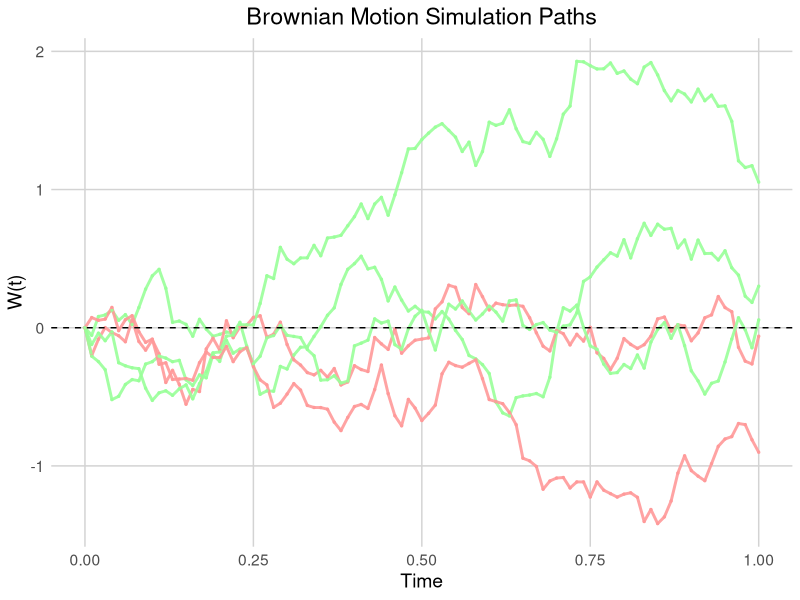

This chart was generated by the following R code:
library(ggplot2)
library(dplyr)

simulate_multiple_brownian_motions <- function(T, n, num_paths) {
  all_paths <- data.frame()  # Initialize an empty data frame to store all paths
  
  for (i in 1:num_paths) {
    increments <- rnorm(n, mean = 0, sd = sqrt(T / n))  # Generate random increments
    W <- cumsum(c(0, increments))  # Create the Brownian motion path by cumulative sum
    time <- seq(0, T, length.out = n + 1)  # Create a time vector
    path_data <- data.frame(time = time, W = W, path = factor(i))  # Store time, W, and path ID
    all_paths <- rbind(all_paths, path_data)  # Combine paths into a single data frame
  }
  
  return(all_paths)  # Return the complete data frame of paths
}

T <- 1.0  
n <- 100  
num_paths <- 5  

# Simulate multiple Brownian motion paths
brownian_data <- simulate_multiple_brownian_motions(T, n, num_paths)

# Assign colors based on the final value of each path
colors <- sapply(1:num_paths, function(i) {
  final_value <- brownian_data %>%
    filter(path == i) %>%
    summarize(final_W = last(W)) %>%
    pull(final_W)  # Get the last value of the path
  
  # Choose color based on whether the final value is positive or negative
  if (final_value > 0) {
    return(rgb(0.6, 1, 0.6, alpha = 0.9))  # Light green for paths ending above 0
  } else {
    return(rgb(1, 0.6, 0.6, alpha = 0.9))  # Light red for paths ending below 0
  }
})

# Plot the Brownian motion paths with conditional colors
ggplot(brownian_data, aes(x = time, y = W, color = path)) +
  geom_line(size = 1) +  # Draw lines for the paths
  geom_point(size = 0.5) +  # Add points to the paths
  scale_color_manual(values = colors) +  # Set colors for the paths
  theme_minimal() +
  labs(title = "Brownian Motion Simulation Paths", x = "Time", y = "W(t)") +
  theme(text = element_text(size = 14),
        plot.title = element_text(hjust = 0.5),
        panel.grid.major = element_line(color = "lightgrey"),
        panel.grid.minor = element_blank(),
        legend.position = "none") +  # Remove the legend
  geom_hline(yintercept = 0, linetype = "dashed", color = "black", size = 0.5)  # Add horizontal line at W=0
